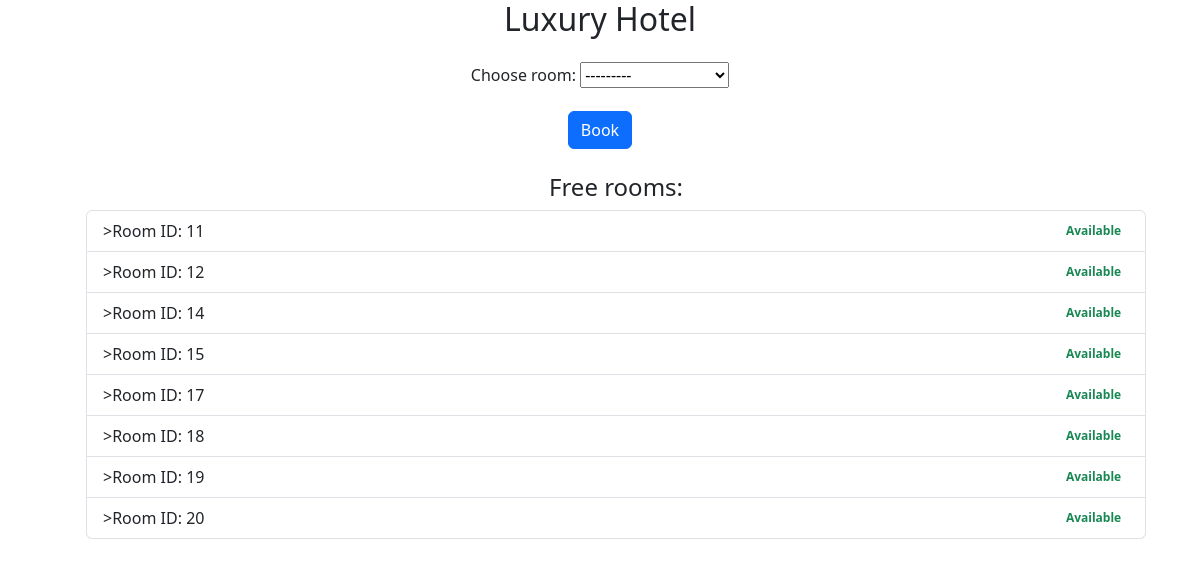
Before: /hotels/1/booking (signed in) with the older database file.
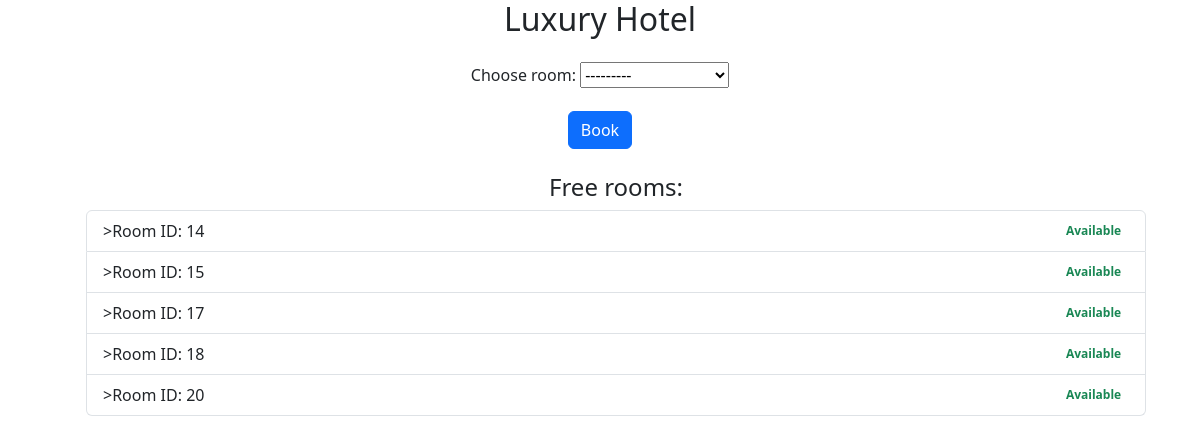
After: the same page with the newer database file.
### hotel/models.py (models this page shows)
class Room(models.Model):
    hotel = models.ForeignKey(Hotel, on_delete=models.CASCADE)
    reserved = models.BooleanField(default=False)

### hotel/views.py (the view)
# urls.py: path("hotels/<int:hotel_id>/booking", views.booking_room, name="booking_room"),
@login_required(login_url='/login/')
def booking_room(request, hotel_id):
    hotel = get_object_or_404(Hotel, id=hotel_id)
    rooms = Room.objects.filter(hotel=hotel, reserved=False)
    if request.method == 'POST':
        form = BookRoomForm(request.POST, hotel=hotel)
        if form.is_valid():
            room = form.cleaned_data['room']  # Получаем выбранную комнату
            room.reserved = True  # Помечаем как забронированную
            room.save()  # Сохраняем изменения
            guest = Guest.objects.create(user=request.user, room=room)
            return redirect('booked', hotel_id=hotel.id, room_id=room.id)
    else:
        form = BookRoomForm(hotel=hotel)
    return render(request, 'booking_room.html', {'hotel': hotel, 'rooms': rooms, 'form': form})

### hotel/forms.py
class BookRoomForm(forms.ModelForm):
    room = forms.ModelChoiceField(queryset=Room.objects.filter(reserved=False), required=True)
    class Meta:
        model = Room
        fields = ['room']  # Включите только поле комнаты
    def __init__(self, *args, **kwargs):
        hotel = kwargs.pop('hotel')  # Получаем отель при инициализации формы
        super(BookRoomForm, self).__init__(*args, **kwargs)
        self.fields['room'].queryset = Room.objects.filter(hotel=hotel, reserved=False)

### hotel/templates/booking_room.html (shortened to what this page needs)
{% load static %}
<!DOCTYPE html>
<html lang="en">
<head>
    <link rel="stylesheet" href="{% static 'hotel/styles.css' %}">
    {% load bootstrap5 %}
    {% bootstrap_css %}
</head>
<body>
    <div class="container">
        <div class="title text-center">
            <div class="container">
                <h2 class="text-center">{{ hotel.name }}</h2>
                <form method="POST">
                    <div class="mb-3 mt-4">
                        <label for="room" class="form-label">Choose room:</label>
                        {{ form.room }}
                    </div>
                    <button type="submit" class="btn btn-primary">Book</button>
                </form>
                <ul>
                <h4 class="mt-4">Free rooms:</h4>
                <ul class="list-group w-30">
                    {% for room in rooms %}
                        <li class="list-group-item d-flex justify-content-between align-items-center">>Room ID: {{ room.id }}
                        {% if room.reserved == False %}
                            <div class="badge badge-primary badge-pill text-success">Available</div>
                        {% endif %}
                        </li>
                    {% empty %}
                        <li class="list-group-item">>No rooms.</li>
                    {% endfor %}
                </ul>
            </div>
        </div>
    </div>
</body>
</html>

Changed rows visible on the page:
no longer on this page (row edited): Room: id "11", reserved "Available"
no longer on this page (row edited): Room: id "12", reserved "Available"
no longer on this page (row edited): Room: id "19", reserved "Available"
